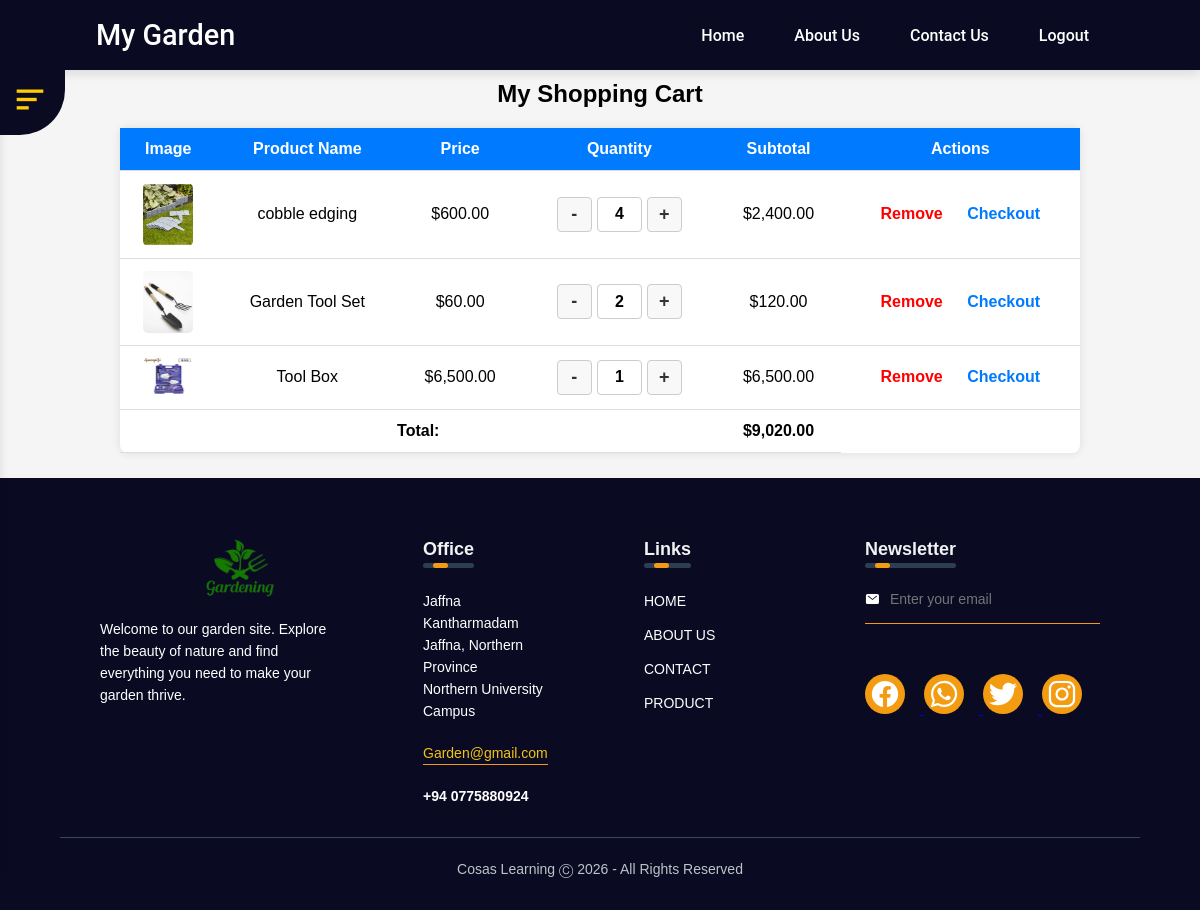
The page /userMyCard.php (signed in) on the database its author committed.
### tables this page shows
CREATE TABLE `cart` (
  `id` int(11) NOT NULL,
  `user_id` int(11) NOT NULL,
  `product_id` int(11) NOT NULL,
  `quantity` int(11) NOT NULL DEFAULT 1,
  `added_at` timestamp NOT NULL DEFAULT current_timestamp()
);

CREATE TABLE `products` (
  `id` int(11) NOT NULL,
  `name` varchar(255) NOT NULL,
  `image` varchar(255) NOT NULL,
  `current_price` decimal(10,2) NOT NULL,
  `original_price` decimal(10,2) NOT NULL,
  `is_on_sale` tinyint(1) NOT NULL DEFAULT 0,
  `quantity` int(11) NOT NULL DEFAULT 0,
  `sold` int(11) NOT NULL DEFAULT 0
);

### userMyCard.php (the view, shortened to what this page needs)
<?php
include 'db.php';
include 'navbar.php';
$user_id = $_SESSION["user_id"];
$sql = "SELECT cart.id AS cart_id, products.id AS product_id, products.name, products.image,products.quantity as orginalQuantity,products.sold as soldQuantity,
               products.current_price, cart.quantity
        FROM cart
        INNER JOIN products ON cart.product_id = products.id
        WHERE cart.user_id = ?";
$stmt = $conn->prepare($sql);
$stmt->bind_param("i", $user_id);
$stmt->execute();
$result = $stmt->get_result();
$cart_items = [];
if ($result->num_rows > 0) {
    while ($row = $result->fetch_assoc()) {
        $cart_items[] = $row;
    }
}
?>
<!DOCTYPE html>
<html lang="en">
<head>
    <link rel="stylesheet" href="css/myCard.css">
</head>
<body>
<h2>My Shopping Cart</h2>
<?php if (!empty($cart_items)): ?>
    <table class="cart-table" action="userUpdateCart.php" method="post">
        <thead>
            <tr>
                <th>Image</th>
                <th>Product Name</th>
                <th>Price</th>
                <th>Quantity</th>
                <th>Subtotal</th>
                <th>Actions</th>
            </tr>
        </thead>
        <tbody>
            <?php $total = 0; foreach ($cart_items as $item):
                $subtotal = $item['current_price'] * $item['quantity'];
                $total += $subtotal;
            ?>
                <tr>
                    <td><img src="<?php echo $item['image']; ?>" class="cart-img"></td>
                    <td><?php echo $item['name']; ?></td>
                    <td>$<?php echo number_format($item['current_price'], 2); ?></td>
                    <td>
                        <div class="quantity-controls">
                            <button type="button" onclick="updateQuantity(<?php echo $item['cart_id']; ?>, <?php echo $item['current_price']; ?>, 'decrease')">-</button>
                            <input type="number" name="quantity[]" id="quantity_<?php echo $item['cart_id']; ?>" value="<?php echo $item['quantity']; ?>" min="1" max="<?php echo ($item['orginalQuantity'] - $item['soldQuantity'] >= 10) ? 10 : ($item['orginalQuantity'] - $item['soldQuantity']); ?>" readonly>
                            <button type="button" onclick="updateQuantity(<?php echo $item['cart_id']; ?>, <?php echo $item['current_price']; ?>, 'increase')">+</button>
                        </div>
                    </td>
                    <td><span id="subtotal_<?php echo $item['cart_id']; ?>" class="subtotal">$<?php echo number_format($subtotal, 2); ?></span></td>
                    <td>
                            <a href="userRemoveCart.php?cart_id=<?php echo $item['cart_id']; ?>" class="remove-btn">Remove</a>
                            <a href="#" class="checkout-single-btn" onclick="showCheckoutModal(<?php echo $item['cart_id']; ?>, <?php echo $subtotal; ?>)">Checkout</a>
                    </td>
                </tr>
            <?php endforeach; ?>
            <tr>
                <td colspan="4" align="right"><strong>Total:</strong></td>
                <td><strong>$<?php echo number_format($total, 2); ?></strong></td>
            </tr>
        </tbody>
    </table>
<?php else: ?>
    <p class="empty-cart"style="margin-bottom:100px;margin-top:100px">Your cart is empty.</p>
<?php endif; ?>
<?php include_once "footer.php"; ?>
<?php include_once "dashboard.php"; ?>
</body>
</html>

### css/myCard.css (style rules this page uses)
body { margin-top: 80px; font-family: Arial, sans-serif; background-color: #f5f5f5; }
h2 { text-align: center; margin-bottom: 20px; }
.cart-table { margin-left: auto; margin-right: auto; width: 80%; border-collapse: collapse; background-color: #fff; box-shadow: 0 0 10px rgba(0, 0, 0, 0.1); border-radius: 8px; }
.cart-table th { background-color: #007bff; color: white; }
.cart-table th, .cart-table td { padding: 12px; text-align: center; border-bottom: 1px solid #ddd; }
.cart-img { width: 50px; height: auto; border-radius: 5px; }
.remove-btn { color: red; text-decoration: none; font-weight: bold; }
.checkout-single-btn { margin-left: 20px; color: #007bff; text-decoration: none; font-weight: bold; }
.quantity-controls { display: flex; align-items: center; justify-content: center; gap: 5px; }
.quantity-controls button { width: 35px; height: 35px; border: 1px solid #ccc; background-color: #f8f8f8; color: #333; font-size: 18px; font-weight: bold; cursor: pointer; text-align: center; border-radius: 4px; transition: background-color 0.3s, transform 0.1s; }
.quantity-controls input { width: 45px; height: 35px; text-align: center; border: 1px solid #ccc; font-size: 16px; font-weight: bold; border-radius: 4px; }
.quantity-controls input { -moz-appearance: textfield; }

### css/dashbored.css (style rules this page uses)
* { margin: 0; padding: 0; box-sizing: border-box; }

### navbar.php (style rules this page uses)
* { margin: 0; padding: 0; box-sizing: border-box; }
a { list-style: none; }

### rows shown on the page
cart: product.image (picture), product.name "cobble edging", product.current_price "600.00", quantity "4", subtotal "2,400.00"
cart: product.image (picture), product.name "Garden Tool Set", product.current_price "60.00", quantity "2", subtotal "120.00"
cart: product.image (picture), product.name "Tool Box", product.current_price "6,500.00", quantity "1", subtotal "6,500.00"

### other values the page prints
$total "9,020.00"
$text "HOME"
$text "ABOUT US"
$text "CONTACT"
$text "PRODUCT"
